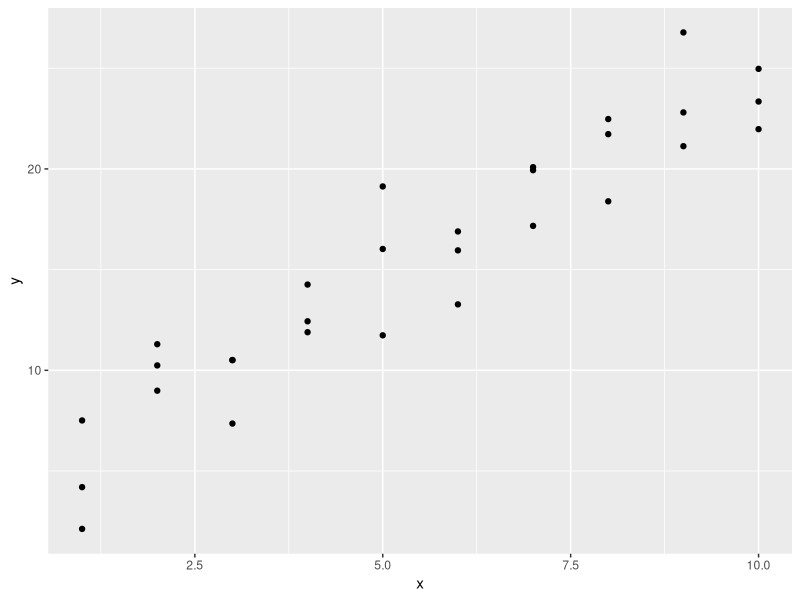
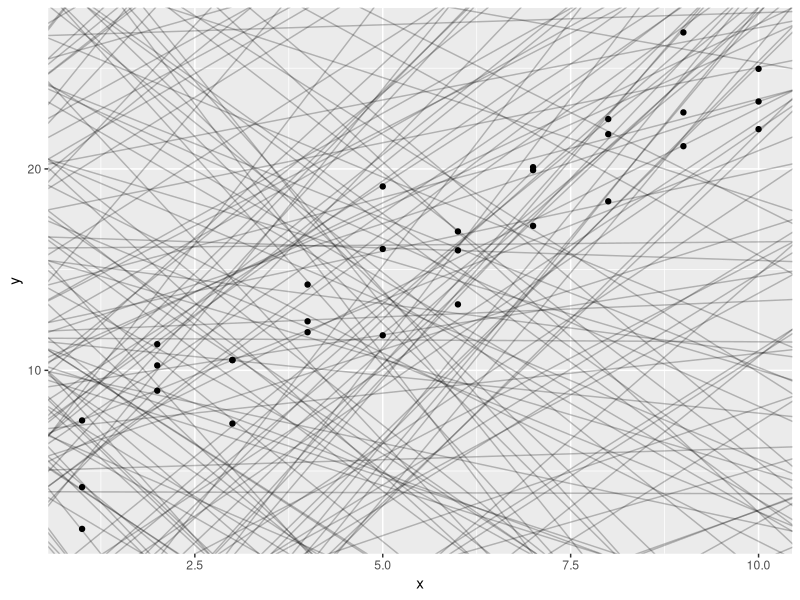
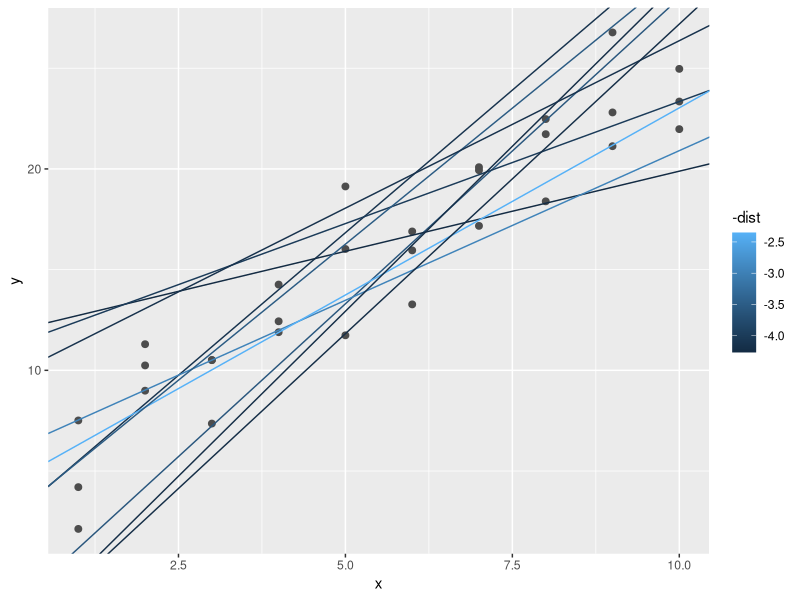
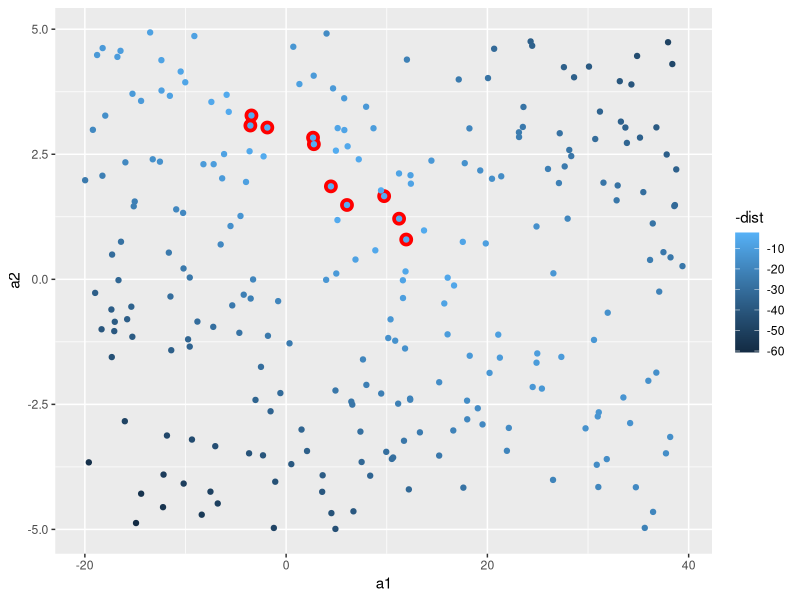
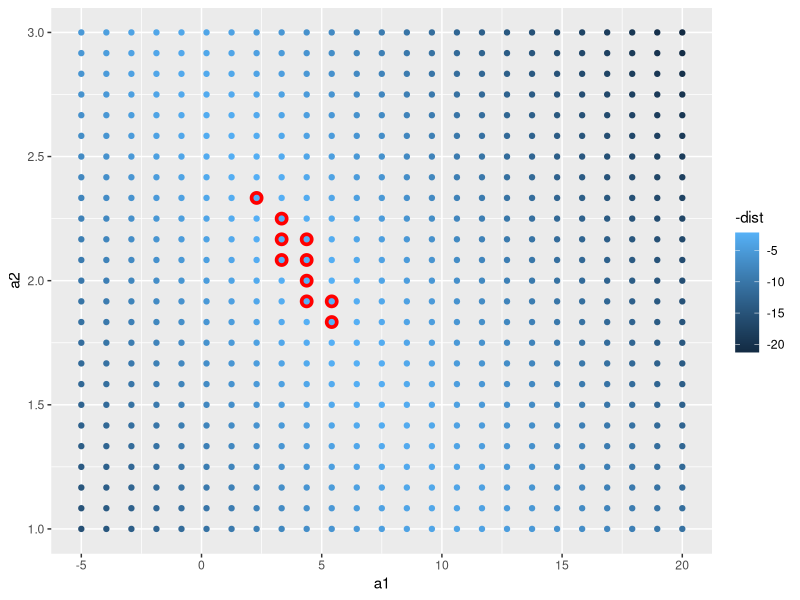
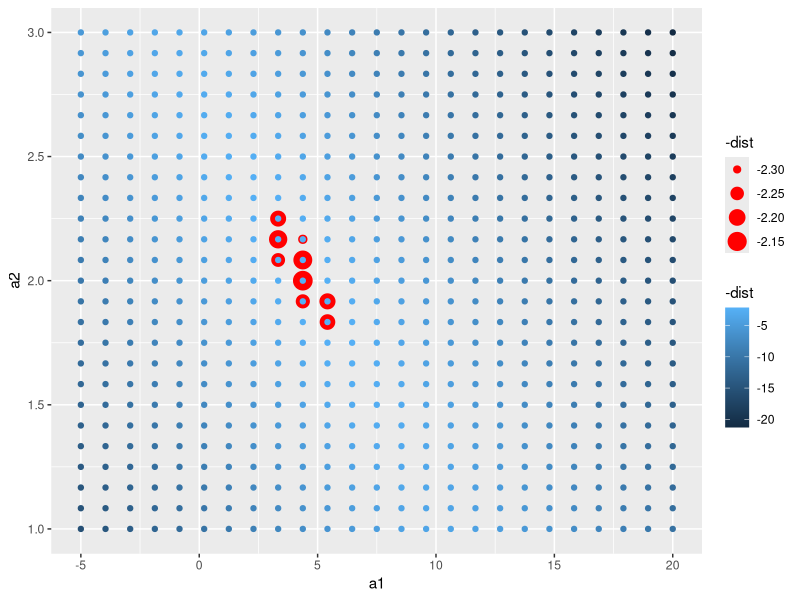
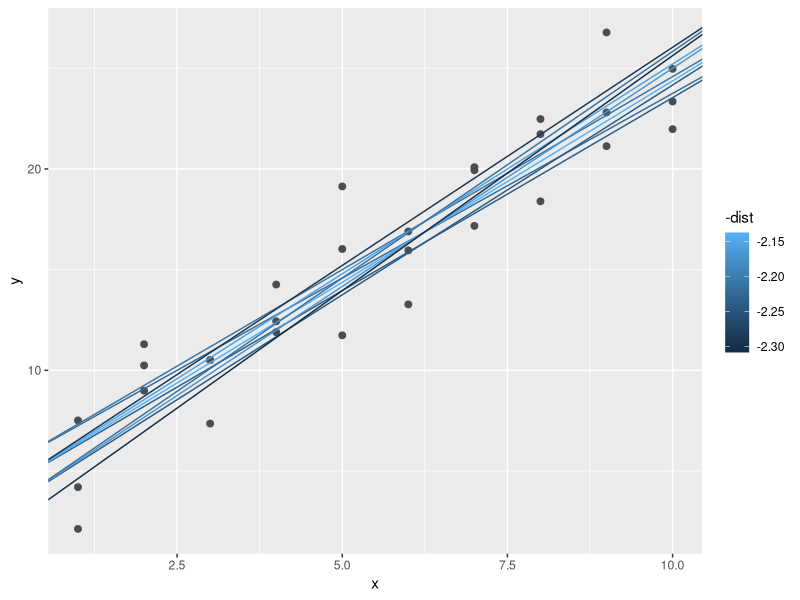
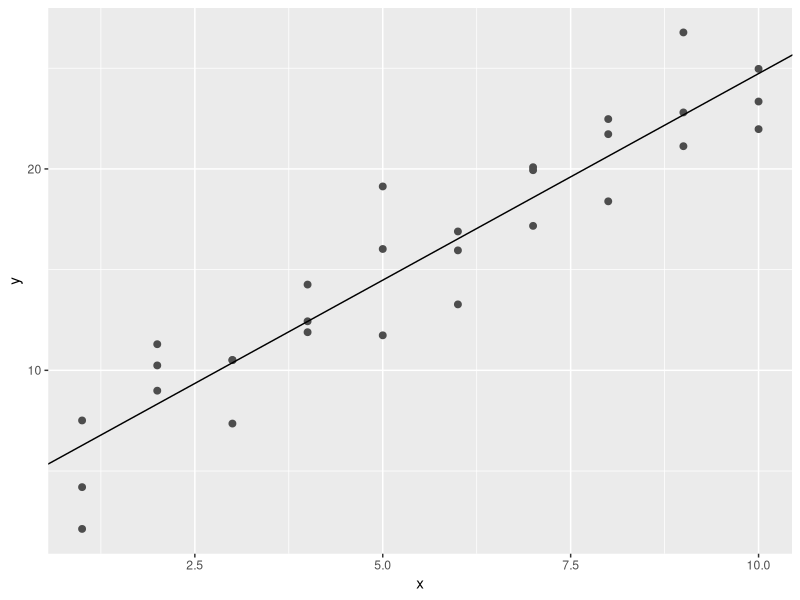

Reproduce these figures in R, in order. (Note: this script raises an error after producing the figures.)
library(tidyverse)
library(caret)
library(modelr)
library(stats)
library(graphics)
library(splines)

########################### parte I: encontrar el mejor modelo lineal

# conjunto de datos a trabajar, datos simulados
sim1

# grafico dispersión conjunto de datos simulado
ggplot(sim1, aes(x, y)) + 
  geom_point()


# crear distintos modelos lineales que puedan explicar los puntos representados
models <- tibble(
  a1 = runif(250, -20, 40),
  a2 = runif(250, -5, 5)
)

# graficar los modelos
ggplot(sim1, aes(x, y)) + 
  geom_abline(aes(intercept = a1, slope = a2), data = models, alpha = 1/4) +
  geom_point() 

# usar aplicación
#https://raw.githubusercontent.com/javendaXgh/ucveconomiaestadistica1/refs/heads/main/apps/app_modelos.R

# aplicar un modelo a cada punto del conjunto de datos
model1 <- function(a, data) {
  a[1] + data$x * a[2]
  # retorna la predicción de Y
}

# aplicar modelo c(7, 1.5) siendo 7 intercepto y 1.5 pendiente
model1(c(7, 1.5), sim1[1,])


# cuan bueno es nuestro modelo, evaluar predicción contra valores 
# estadística, “root-mean-squared deviation”.“desviación cuadrática media”

measure_distance <- function(mod, data) {
  # diferencia entre valor de predicción y valor real
  diff <- data$y - model1(mod, data)
  
  sqrt(mean(diff ^ 2))
}

# obtener el error para un punto
measure_distance(c(7, 1.5), sim1[1,])

# obtener el error para el conjunto de datos
measure_distance(c(7, 1.5), sim1[1,])

# medir error para conjunto de dato por cada modelo
sim1_dist <- function(a1, a2) {
  measure_distance(c(a1, a2), sim1)
}

# añadir a modelos el error
models <- models %>% 
  mutate(dist = purrr::map2_dbl(a1, a2, sim1_dist))

models

# ver modelos con mejor performance
models%>%
  filter(rank(dist) <= 10)%>%
  arrange(dist)


# graficar modelos con mejor performance
ggplot(sim1, aes(x, y)) + 
  geom_point(size = 2, colour = "grey30") + 
  geom_abline(
    aes(intercept = a1, 
        slope = a2, 
        colour = -dist), 
    data = models%>%
      filter(rank(dist) <= 10))
  

# visualizar paramentros de los 10 mejores modelos en puntos rojos
ggplot(models, aes(a1, a2)) +
  geom_point(data = filter(models, rank(dist) <= 10), 
             size = 4, 
             colour = "red") +
  geom_point(aes(colour = -dist))

# crear una grilla con valores en ejes asociados a rango de los parámetros beta0 y beta1
grid <- expand.grid(
  a1 = seq(-5, 20, length = 25),
  a2 = seq(1, 3, length = 25)) %>% 
  mutate(dist = purrr::map2_dbl(a1, a2, sim1_dist))


# graficar en la grilla los párametros en puntos rojos de los modelos con mejor performance
grid %>% 
  ggplot(aes(a1, a2)) +
  geom_point(data = filter(grid, 
                           rank(dist) <= 10),
             size = 4,
             colour = "red") +
  geom_point(aes(colour = -dist)) 

grid %>% 
  ggplot(aes(a1, a2)) +
  geom_point(data = filter(grid, 
                           rank(dist) <= 10),
             aes(size=-dist),
             # size = 4, 
             colour = "red") +
  geom_point(aes(colour = -dist)) 


# representación de los 10 mejores modelos de RL
ggplot(sim1, aes(x, y)) + 
  geom_point(size = 2, colour = "grey30") + 
  geom_abline(
    aes(intercept = a1, 
        slope = a2, 
        colour = -dist), 
    data = filter(grid, rank(dist) <= 10))


# refinando la cuadrícula iterativamente hasta encontrar el mejor modelo. 
# Pero hay una mejor manera de abordar este problema: una herramienta de minimización n
# numérica llamada búsqueda de Newton-Raphson. La intuición de Newton-Raphson es 
#bastante simple: eliges un punto de partida y buscas la pendiente más pronunciada. 
# Luego, bajas por esa pendiente un poco y repites el proceso una y otra vez, 
# hasta que no puedas bajar más. En R, podemos hacerlo con optim().

best <- optim(c(0, 0), 
              measure_distance, 
              data = sim1)

best$par
#> [1] 4.222248 2.051204

# graficar el mejor modelo
ggplot(sim1, aes(x, y)) + 
  geom_point(size = 2, 
             colour = "grey30") + 
  geom_abline(intercept = best$par[1], 
              slope = best$par[2])


# aplicar el modelo de regresión lineal
sim1_mod <- lm(y ~ x, data = sim1)

#between geometry, calculus, and linear algebra, lm()
coef(sim1_mod)

# ¡¡¡¡coindicencia de los coeficientes!



########################### parte II
# crear una nueva simulación de datos

sim1a <- tibble(
  x = rep(1:10, each = 3),
  y = x * 1.5 + 6 + rt(length(x), df = 2)
)

head(sim1a)

# aplicar modelo lineal
sim1a_lm <- lm(y ~ x, data = sim1a)

# verificar cuál es el intencepto
coef(sim1a_lm)[1]

#Una forma de hacer que los modelos lineales sean más robustos es utilizar una medida de 
# distancia diferente. por ejemplo, en lugar de la distancia cuadrática media


# crear función
measure_distance_abs <- function(mod, data) {
  diff <- data$y - model1(mod, data)
  mean(abs(diff))
}

# aplicar optim con la nueva función
best_abs <- optim(c(0, 0), 
                  measure_distance_abs,
                  data = sim1a)
best_abs$par

# comparar ambas líneas
# roja con la distancia cuadrática media
# verde con modelo lineal
ggplot(sim1a, aes(x, y)) + 
  geom_point(size = 2, colour = "grey30") + 
  geom_abline(intercept = best_abs$par[1], slope = best_abs$par[2], color='red')+
  geom_abline(intercept = coef(sim1a_lm)[1], slope = coef(sim1a_lm)[2], color='green')


####### grilla
sim1$x

# crear nueva grilla con valores únicos de X
grid <- sim1 %>% 
  data_grid(x) #por cada argumento adicional, encuentra las variables únicas

grid


# añadir predicciones a cada punto usando la función add_predictions
# y el modelo sim1_mod

grid <- grid %>%
  add_predictions(sim1_mod)

grid

ggplot(sim1, aes(x)) +
  geom_point(aes(y = y)) +
  geom_line(aes(y = pred), 
            data = grid, 
            colour = "red", 
            linewidth = 3)


# añadir valores de residuales
sim1 <- sim1 %>%
  add_residuals(sim1_mod) # añadir residuales
sim1

# visualizar residuales
ggplot(sim1, aes(resid)) +
  geom_freqpoly(binwidth = 0.5)

ggplot(sim1, aes(resid)) +
  geom_density()

ggplot(sim1, aes(resid)) +
  geom_histogram(bins = 10)


ggplot(sim1, aes(x, resid)) +
  geom_ref_line(h = 0, colour='blue') +
  geom_point(size=2)


# con loess Local Polynomial Regression Fitting

sim1_mod_loess <- loess(y ~ x, data = sim1)

grid1 <- sim1 %>% 
  data_grid(x) #por cada argumento adicional, encuentra las variables únicas

grid1

# añadir prediccciones del modelo sim1_mod_loess
grid1 <- grid1 %>%
  add_predictions(sim1_mod_loess)


# linea roja loess
# linea verde lm
ggplot(sim1, aes(x)) +
  geom_point(aes(y = y)) +
  geom_line(aes(y = pred), 
            data = grid1, 
            colour = "red", 
            linewidth = 3)+
  geom_smooth(aes(y = pred), 
              data = grid,
              color='green')


# añadir residuales
sim11 <- sim1 %>%
  add_residuals(sim1_mod_loess) # añadir residuales

ggplot(sim11, aes(resid)) +
  geom_freqpoly(binwidth = 0.5)

ggplot(sim11, aes(resid)) +
  geom_density()

ggplot(sim11, aes(resid)) +
  geom_histogram(bins = 10)


ggplot(sim1, aes(x, resid)) +
  geom_ref_line(h = 0, colour='blue') +
  geom_point(size=2)


grid1
grid11 <- sim1 %>% 
  data_grid(x) %>%
  spread_predictions(sim1_mod,sim1_mod_loess)

grid11

grid12 <- sim1 %>% 
  data_grid(x) %>%
  gather_predictions(sim1_mod,sim1_mod_loess)

grid12

########################### parte III uso de splines
# https://es.wikipedia.org/wiki/Spline
# un spline es una curva diferenciable definida en porciones mediante polinomios

# conjunto de datos women
women

# `df` en este caso es degrees of freedom

# modelo de splines con 1 grado de libertad
fm1 <- lm(weight ~ ns(height, df = 1), data = women)
summary(fm1)

# modelo de splines con 2 grado de libertad
fm3 <- lm(weight ~ ns(height, df = 2), data = women)

# modelo de splines con 6 grado de libertad
fm5 <- lm(weight ~ ns(height, df = 6), data = women)

grid_women <- women %>% 
  data_grid(height = seq(57, 73, length.out = 200)) %>% 
  gather_predictions(fm1, fm3, fm5, .pred = "weight")


ggplot(women, aes(x=height, y=weight)) + 
  geom_point(size=3, color="dark red" ) +
  geom_line(data = grid_women,
            aes(group=model, color=model))


ggplot(women, aes(x=height, y=weight)) + 
  geom_point(size=3, color="dark red") +
  geom_line(data = grid_women,
            aes(color=model)) +
  facet_wrap(~ model)


## alternativa RBase

########################### parte IV otros modelos
# otra simulación de datos
sim5 <- tibble(
  x = seq(0, 3.5 * pi, length = 50),
  y = 4 * sin(x) + rnorm(length(x)))

# visualizar sim5
ggplot(sim5, aes(x, y)) +
  geom_point()


# modelos mediante splines variando degrees of freedom
mod0 <- lm(y ~ x, data = sim5) # modelo lm
mod1 <- lm(y ~ ns(x, 1), data = sim5)
mod2 <- lm(y ~ ns(x, 2), data = sim5)
mod3 <- lm(y ~ ns(x, 3), data = sim5)
mod4 <- lm(y ~ ns(x, 4), data = sim5)
mod5 <- lm(y ~ ns(x, 5), data = sim5)

# añadir predicciones según cada modelo
grid_df5 <- sim5 %>% 
  data_grid(x = seq_range(x, n = 50, expand = 0.1)) %>% 
  gather_predictions(mod0, mod1, mod2, mod3, mod4, mod5, .pred = "y")


# visualizar predicciones según cada modelo
ggplot(sim5, aes(x, y)) + 
  geom_point() +
  geom_line(data = grid_df5, 
            colour = "red") +
  facet_wrap(~ model)


# uso de distintos modelos incluyendo no lineales
mod6_glm <- stats::glm(y ~ x, data = sim5) #Generalised linear models
mod7_gam <-  mgcv::gam(y ~ x, data = sim5) #Generalised additive models
mod9_rlm <- MASS::rlm(y ~ x, data = sim5) #Robust linear models
mod10_tree <- rpart::rpart(y ~ x, data = sim5) #Trees
mod11_rf <- randomForest::randomForest(y ~ x, data = sim5)


# modelo xgboost

# Definir el control del entrenamiento (método de validación cruzada)
fitControl <- trainControl(
  method = "cv",        # Validación cruzada
  number = 5,           # 5 folds (particiones)
  verboseIter = FALSE   # No mostrar el progreso de cada iteración
)

# Entrenar el modelo con caret
# 'method = "xgbTree"' especifica que usaremos el algoritmo xgboost para árboles.
# 'tuneLength' o 'tuneGrid' se pueden usar para ajustar los hiperparámetros.
mod12_xgb <- train(
  y ~ x,                # Fórmula del modelo: 'y' es la respuesta, 'x' es el predictor
  data = sim5,          # Tus datos
  method = "xgbTree",   # Método xgboost
  trControl = fitControl,
  tuneLength = 3,       # Prueba diferentes combinaciones de parámetros
  verbose = FALSE       # No mostrar mensajes detallados durante el entrenamiento
)


 ### problema extrapolado

grid_df6 <- sim5 %>% 
  data_grid(x = seq_range(x, n = 50, expand = 0.1)) %>% 
  gather_predictions(mod6_glm,
                     mod7_gam,
                     mod9_rlm,
                     mod10_tree, 
                     mod11_rf,
                     mod12_xgb,
                     .pred = "y")

# lineas azules representan el modelo
ggplot(sim5, aes(x, y)) + 
  geom_point() +
  geom_line(data = grid_df6, 
            colour = "blue", 
            linewidth=1.5) +
  facet_wrap(~ model)


### predicciones

test1 <- data.frame(x=c(1.46,2,6,7.54,9,14)) # contiene valores que están extrapolando 
# conjunto de datos de entrenamiento

# añadir predicciones a test1
grid_df7 <- test1 %>% 
  data_grid(x = seq_range(x,
                          n = 8,
                          expand = 0.1)) %>% 
  gather_predictions(mod6_glm,
                     mod7_gam,
                     mod9_rlm,
                     mod10_tree, 
                     mod11_rf,
                     mod12_xgb,
                     .pred = "y")

# visualizar predicciones realizadas por cada modelo en puntos rojos.
# Notar como cambia el valor y en la predicción según modelo
# la línea azul es el modelo y los puntos rojos las predicciones

ggplot(sim5, aes(x, y)) + 
  geom_point() +
  geom_line(data = grid_df6, 
            colour = "blue") +
  facet_wrap(~ model)+
  geom_point(data=grid_df7, aes(x=x, y= y),color='red',size=3)


#### upcoming section
###########
# Using many simple models to better understand complex datasets.

# Using list-columns to store arbitrary data structures in a data frame. 

# Using the broom package to turn models into tidy data. This is a powerful technique for 
# working with large numbers of models because once you have tidy data, 
# you can apply all of the techniques that you’ve learned about earlier in the book.
